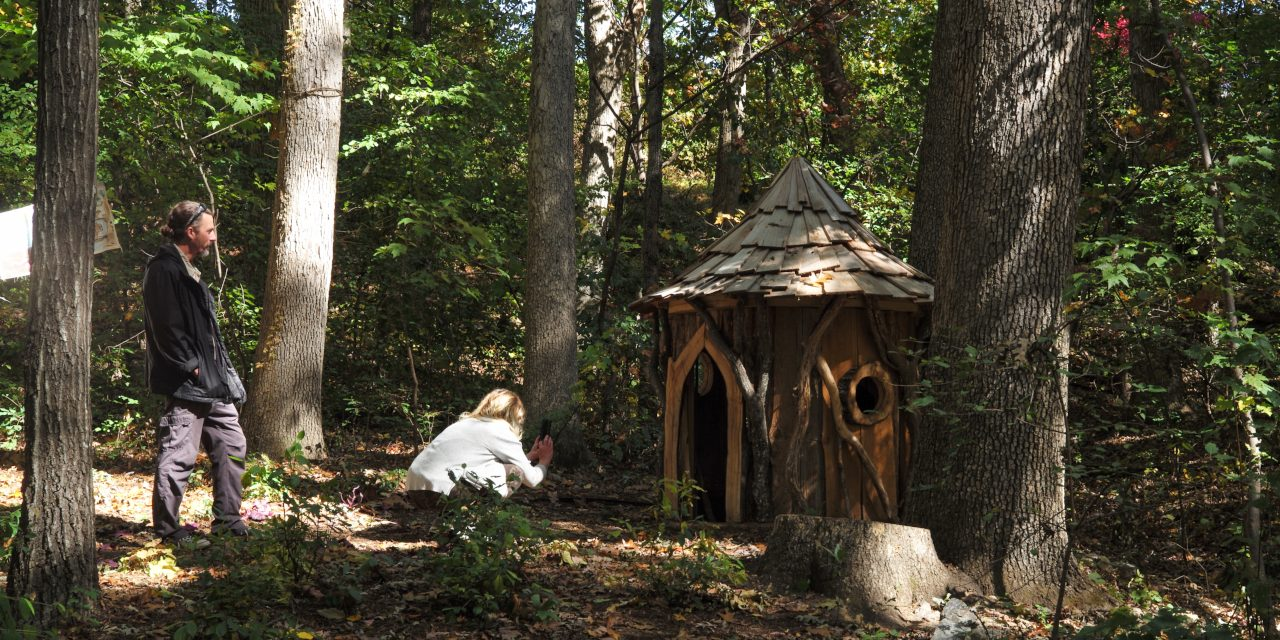
#> input picture content/projects/childrens-garden-carrier-arboretum/photos/01-1280.jpg, 1280 x 640 px; its folder holds only this picture in this run
$ python prepare_photos.py ../content/projects/childrens-garden-carrier-arboretum/photos ../content/projects/childrens-garden-carrier-arboretum/photos/01-1280.jpg
#> lines starting #> are read from the running program, lines starting #| are printed output that depends on the picture
#!/usr/bin/env python3
"""Prepare photographs for a project page.

Usage:
    python3 tools/prepare_photos.py content/projects/<slug> photo1.jpg photo2.jpg ...

For each photograph, in the order given, this writes web-sized copies into
content/projects/<slug>/photos/ named 01-640.jpg, 01-1280.jpg, 01-1920.jpg and
01-2560.jpg. Sizes larger than the original are skipped. Numbering continues
after any photographs already in the folder.

Colors are converted to sRGB, and location data and other camera details are
removed, so a client's address never travels inside a file.

Needs Pillow:  pip install pillow
"""

import io
import os
import re
import sys

try:
    from PIL import Image, ImageCms, ImageOps
except ImportError:
    sys.exit("Pillow is missing. Install it with:  pip install pillow")

WIDTHS = (640, 1280, 1920, 2560)
TARGET = 2560


def to_srgb(image):
    """Convert to sRGB so colors look the same in every browser."""
    profile = image.info.get("icc_profile")
    if profile:
        try:
            source = ImageCms.ImageCmsProfile(io.BytesIO(profile))
            target = ImageCms.createProfile("sRGB")
            return ImageCms.profileToProfile(image, source, target, outputMode="RGB")
        except Exception:
            pass
    return image.convert("RGB")


def main():
    if len(sys.argv) < 3:
        sys.exit(__doc__)
    project_dir = sys.argv[1].rstrip("/")
    sources = sys.argv[2:]
    if not os.path.isdir(os.path.dirname(project_dir) or "."):
        sys.exit(f"Folder not found: {os.path.dirname(project_dir)}")
    photos_dir = os.path.join(project_dir, "photos")
    os.makedirs(photos_dir, exist_ok=True)

    taken = []
    for name in os.listdir(photos_dir):
        match = re.match(r"^(\d+)-\d+\.jpg$", name)
        if match:
            taken.append(int(match.group(1)))
    number = max(taken, default=0)

    lines = []
    for source in sources:
        if not os.path.isfile(source):
            sys.exit(f"File not found: {source}")
        number += 1
        base = f"{number:02d}"
        image = ImageOps.exif_transpose(Image.open(source))
#> image is the input picture: PIL image 1280x640 RGB; mean R, G, B 72.6, 69.1, 50.8
        image = to_srgb(image)
        widths = [w for w in WIDTHS if w <= image.width] or [image.width]
#> widths = [640, 1280]
        for width in widths:
            height = round(image.height * width / image.width)
            resized = image if width == image.width else image.resize((width, height), Image.LANCZOS)
            resized.save(os.path.join(photos_dir, f"{base}-{width}.jpg"), "JPEG",
                         quality=82, progressive=True, optimize=True)
#> this loop made 2 passes
#> pass 1, in main, `resized = image if width == image.width else image.resize((width, heig..`:
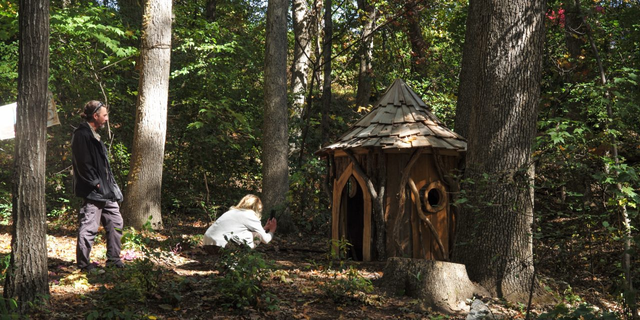
#> resized: PIL image 640x320 RGB; mean R, G, B 72.6, 69.1, 50.8
        note = ""
        if image.width < TARGET:
            note = f"  (original is {image.width} px wide; ask for a file at least {TARGET} px wide)"
        print(f"{base}: {os.path.basename(source)} -> {', '.join(str(w) for w in widths)} px{note}")
#| 01: 01-1280.jpg -> 640, 1280 px  (original is 1280 px wide; ask for a file at least 2560 px wide)
        lines.append(f'    {{ "file": "{base}", "alt": "", "caption": "", "credit": "" }}')

    print("\nAdd these to \"photos\" in project.json, then write the alt text for each:\n")
    print(",\n".join(lines))


if __name__ == "__main__":
    main()

$ run again, on content/projects/childrens-garden-carrier-arboretum/photos/03-1280.jpg
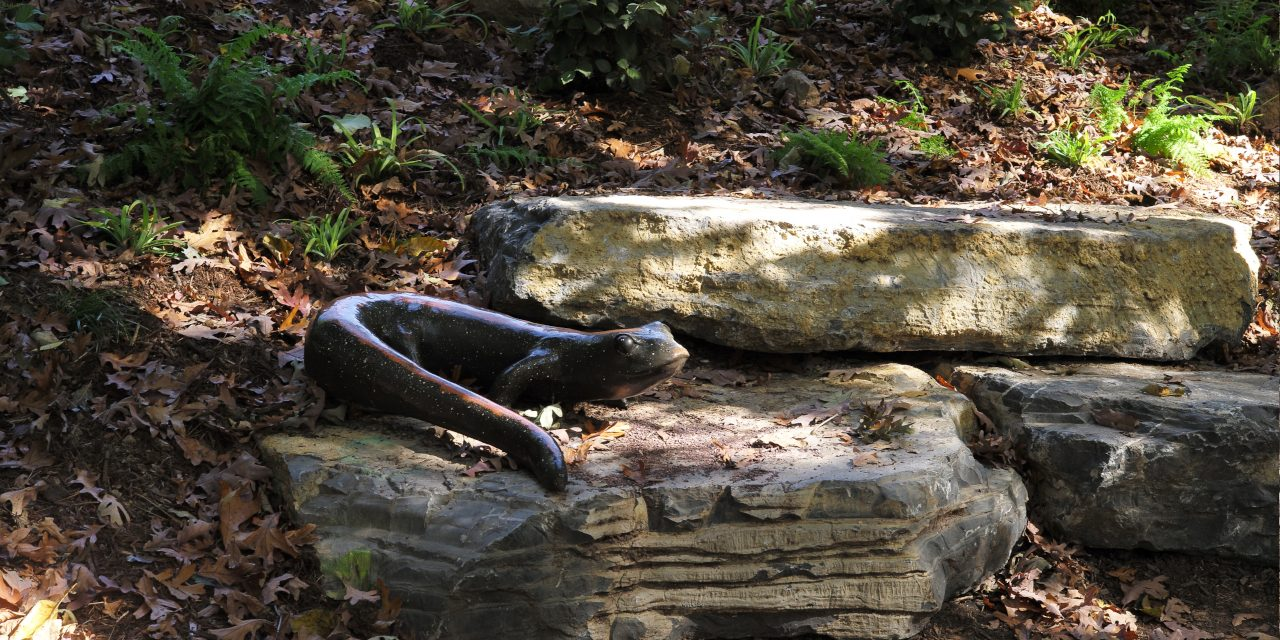
#> input picture content/projects/childrens-garden-carrier-arboretum/photos/03-1280.jpg, 1280 x 640 px
#> in main, image is the input picture: PIL image 1280x640 RGB; mean R, G, B 81.8, 74.3, 61.9
#> the loop in main, `for width in widths:` made 2 passes
#> pass 1, in main, `resized = image if width == image.width else image.resize((width, heig..`:
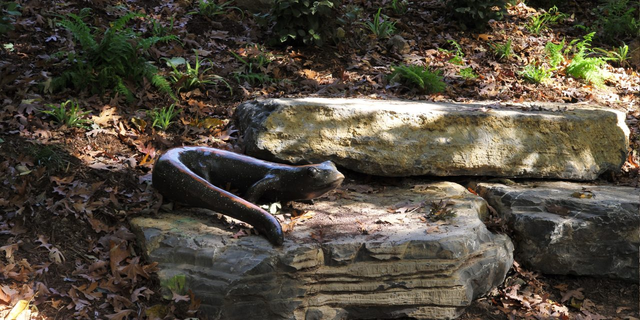
#> resized: PIL image 640x320 RGB; mean R, G, B 81.8, 74.3, 61.9
#| 01: 03-1280.jpg -> 640, 1280 px  (original is 1280 px wide; ask for a file at least 2560 px wide)
